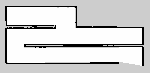
#> input picture map5.pgm, 150 x 73 px
$ python astar.py
#> lines starting #> are read from the running program, lines starting #| are printed output that depends on the picture
import heapq
import numpy as np
import cv2
import matplotlib.pyplot as plt
from scipy.ndimage import distance_transform_edt
import math

class AStarPathfinder:
    def __init__(self, map_array: np.array, start: tuple, goal: tuple, wall_influence=5.0, buffer_factor=2.0):
        """
        Inicializa o A* com mapa, ponto inicial, objetivo e parâmetros de influência.

        Args:
            map_array (np.array): Mapa binário (obstáculos e caminho livre).
            start (tuple): Ponto inicial (linha, coluna).
            goal (tuple): Ponto objetivo (linha, coluna).
            wall_influence (float): Peso da proximidade das paredes.
            buffer_factor (float): Escala da influência das paredes.
        """
        self.start = start
        self.goal = goal
        self.wall_influence = wall_influence
        self.buffer_factor = buffer_factor
        self.GOAL_REACHEABLE = False

        # Prepara o mapa, expandindo suas bordas e ajustando o array.
        self.map = map_array.copy()
        self.map_array = self.preprocess_map(map_array)

        # Cria um campo potencial baseado no mapa para influenciar o caminho.
        self.potential_field = self.create_potential_field()


    def preprocess_map(self, map_array: np.array) -> np.array:
        """
        Ajusta o mapa, convertendo valores intermediários para obstáculos.

        Args:
            map_array (np.array): Mapa original.

        Returns:
            np.array: Mapa processado.
        """
        return None

    def create_potential_field(self) -> np.array:
        """
        Gera campo potencial com base na distância de obstáculos.

        Returns:
            np.array: Campo potencial.
        """
        return None

    # [13 lines left out: function heuristic, not called in this run]

    def find_path(self):
        """
        Executa o algoritmo A* para encontrar caminho até o objetivo.

        Returns:
            dict: Predecessores dos nós no caminho. Se o caminho não for encontrado, retorna None.
            tuple: O ponto final (objetivo) ou None se não encontrado.
        """

        print("Caminho não encontrado")
        return None, None

    # [63 lines left out: functions reconstruct_path, know_path, simplify_path, plot_path, not called in this run]

    def run(self, show_path=True):
        """
        Essa função é chamada pelo navegador para executar o algoritmo A* e gerar o caminho.
        Executa o processo completo: busca, reconstrução, simplificação e visualização do caminho.

        Args:
            show_path (bool): Se True, exibe o caminho graficamente.

        Returns:
            list or None: Caminho simplificado ou None se não encontrado.
        """
        print("Iniciando busca pelo caminho...")
        came_from, final_node = self.find_path()

        if final_node:
            print("Reconstruindo caminho...")
            path = self.reconstruct_path(came_from, final_node)

            print("Robo não anda no disconhecido")
            path = self.know_path(path)

            print("Caminho encontrado, simplificando...")
            simplified_path = self.simplify_path(path)

            print("Plotando o caminho...")
            if show_path:
                self.plot_path(path, simplified_path)

            return simplified_path
        else:
            print("Nenhum caminho pôde ser encontrado.")
            return None


def prep_map(map_path: str) -> np.array:
    """
    Prepara o mapa carregando e processando a imagem de entrada.

    Args:
        map_path (str): O caminho do arquivo do mapa.

    Returns:
        np.array: O mapa processado como um array numpy.
    """
#> called with map_path = 'map5.pgm'
    map_array = cv2.imread(map_path, cv2.IMREAD_GRAYSCALE)
#> map_array is the input picture: shape (73, 150); min 0, max 254, mean 211.6
    map_array[map_array == 0] = 0
    map_array[map_array == 205] = 128
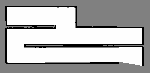
#> map_array: shape (73, 150); min 0, max 254, mean 179.6
    map_array[map_array == 254] = 255
    map_array[(map_array >= 60) & (map_array != 128) & (map_array != 255)] = 0
    map_array = map_array.astype(np.uint8)
    kernel = np.ones((3, 3), np.uint8)
    map_array = cv2.morphologyEx(map_array, cv2.MORPH_OPEN, kernel)
    map_array = np.flipud(map_array)
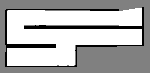
#> map_array: shape (73, 150); min 0, max 255, mean 178.5
    map_array = np.pad(map_array, ((0, 200), (0, 200)), 'constant', constant_values=128)
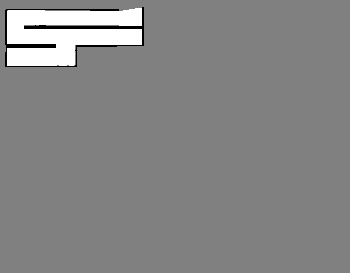
#> map_array: shape (273, 350); min 0, max 255, mean 133.8
    return map_array


def main():
    map_array = prep_map('map5.pgm')
    astar = AStarPathfinder(map_array, (60, 20), (60, 120), wall_influence=10.0, buffer_factor=3.0)
    astar.run()


if __name__ == '__main__':
    main()

$ run again, with map1.pgm copied over map5.pgm
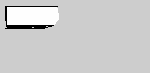
#> input picture map1.pgm, 150 x 73 px
#> in prep_map, map_array is the input picture: shape (73, 150); min 0, max 254, mean 204.3
#> in prep_map, `map_array = np.flipud(map_array)`:
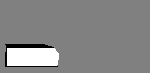
#> map_array: shape (73, 150); min 0, max 255, mean 135.6
#> in prep_map, `map_array = np.pad(map_array, ((0, 200), (0, 200)), 'constant', consta..`:
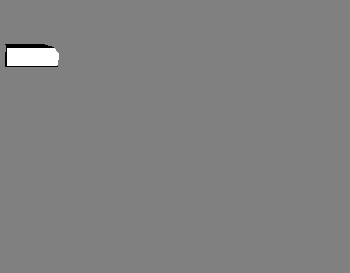
#> map_array: shape (273, 350); min 0, max 255, mean 128.9
